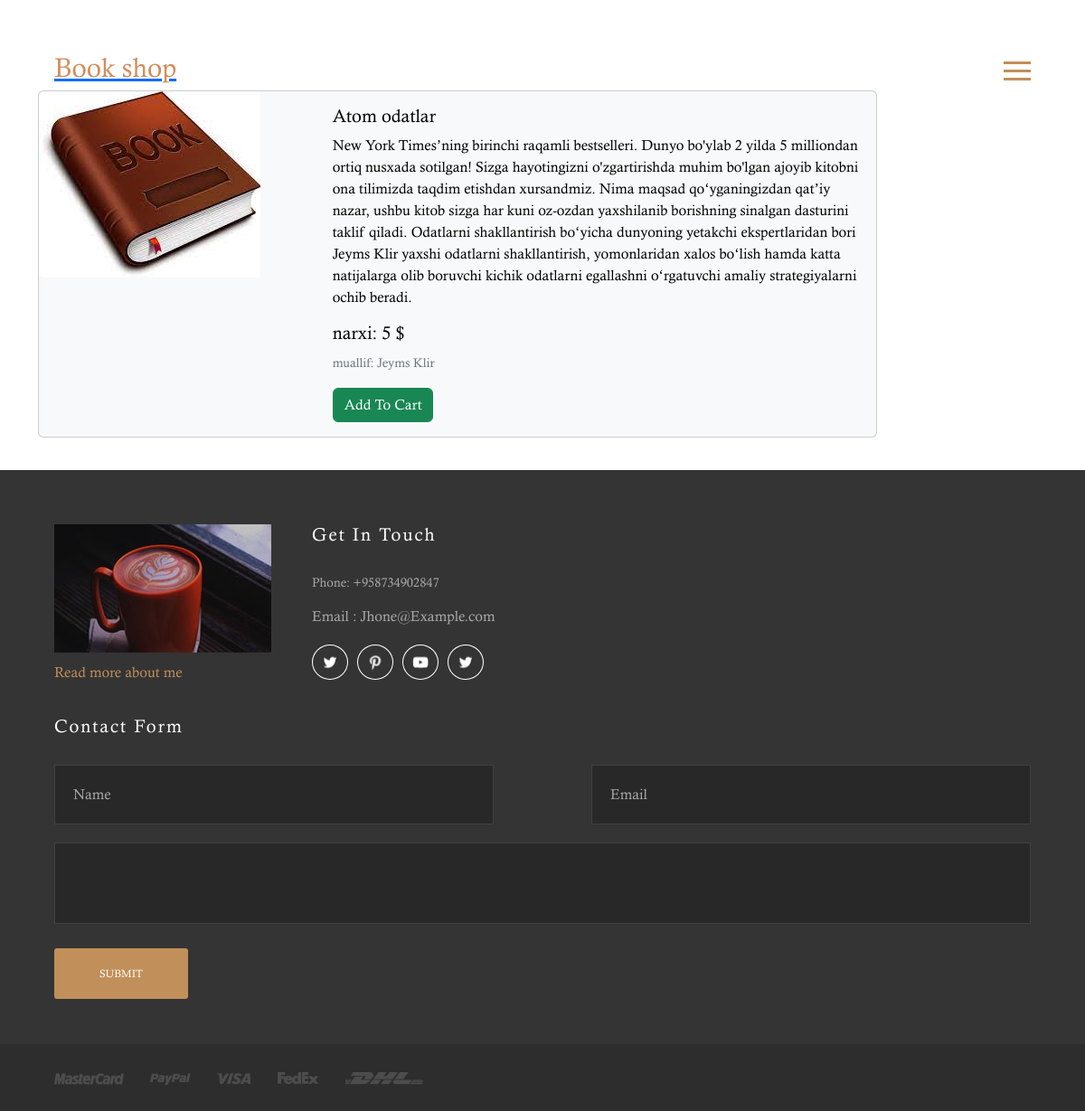
/add/6/, run on the app's committed database.
### book/models.py (models this page shows, shortened)
class Book(models.Model):
    book_name = models.CharField(max_length=200)
    about = models.CharField(max_length=10000)
    price = models.PositiveIntegerField()
    muallif = models.CharField(max_length=200)
    image = models.ImageField(upload_to='images/')

### book/views.py (the view)
# urls.py: path('add/<int:pk>/', AddProducts.as_view(), name='addproduct'),
class AddProducts(DetailView):
    model = Book
    template_name = "addproduct.html"

### templates/addproduct.html (shortened to what this page needs)
<!DOCTYPE html>
<html lang="en">
<head>
	<link rel="stylesheet" href="/static/css/style.css">
	<link rel="stylesheet" href="/static/css/slick.css">
<link href="https://cdn.jsdelivr.net/npm/bootstrap@5.2.0-beta1/dist/css/bootstrap.min.css" rel="stylesheet">
</head>
<body>
	<nav class="site-navigation">
		<div class="site-navigation-inner site-container" >
			<a href="/"><h1 style="color: rgb(210, 141, 92); font-size: 30px;">Book shop</h1></a>
			<div id="myBtn" class="burger-container" onclick="myFunction(this)">
				<div class="bar1"></div>
				<div class="bar2"></div>
				<div class="bar3"></div>
			</div>
		</div>
    </nav>
    <div  class="container align-items-center">
        <div class="card text-bg-light mb-3" style="max-width: 58rem;  top: 100px;">
            <div class="row g-0">
                <div class="col-md-4">
                    <img src="{{ object.image.url }}" class="img-fluid rounded-start" alt="...">
          </div>
          <div class="col-md-8">
            <div class="card-body">
                <h5 class="card-title">{{object.book_name}}</h5>
                <p class="card-text">{{object.about}}</p>
                <h5 class="card-title">narxi: {{object.price}} $</h5>
                <p class="card-text"><small class="text-muted">muallif: {{object.muallif}}</small></p>
                <a href="{% url 'addtocart' object.id %}" class="btn btn-success">Add To Cart</a>
            </div>
        </div>
    </div>
</div>
</div>
<br><br><br><br><br>
<footer class="site-footer">
    <div class="site-container">
        <div class="footer-inner">
            <div class="footer-info">
                <div class="footer-info__left">
                    <img src="/static/images/footer-img.jpg" alt="about me image">
                    <p>Read more about me</p>
                </div>
                <div class="footer-info__right">
                    <h5>Get In Touch</h5>
                    <p class="footer-phone">Phone: +958734902847</p>
                    <p>Email : Jhone@Example.com</p>
                    <div class="social-icons">
                        <a href="#" target="_blank"><img src="/static/images/social-twitter.png" alt="social icon"></a>
                        <a href="#" target="_blank"><img src="/static/images/social-pinterest.png" alt="social icon"></a>
                        <a href="#" target="_blank"><img src="/static/images/social-youtube.png" alt="social icon"></a>
                        <a href="#" target="_blank"><img src="/static/images/social-twitter.png" alt="social icon"></a>
                    </div>
                </div>
            </div>
            <div class="footer-contact-form">
                <h5>Contact Form</h5>
                <form class="contact-form">
                    <div class="contact-form__input">
                        <input type="text" name="name" placeholder="Name">
                        <input type="email" name="email" placeholder="Email">
                    </div>
                    <textarea></textarea>
                    <input type="submit" name="submit" value="Submit" class="submit-button">
                </form>
            </div>
        </div>
    </div>
    <div class="footer-bottom">
        <div class="site-container footer-bottom-inner">
            <div class="footer-bottom__img">
                <img src="/static/images/footer-mastercard.png" alt="footer image">
                <img src="/static/images/footer-paypal.png" alt="footer image">
                <img src="/static/images/footer-visa.png" alt="footer image">
                <img src="/static/images/footer-fedex.png" alt="footer image">
                <img src="/static/images/footer-dhl.png" alt="footer image">
            </div>
        </div>
    </div>
</footer>
</body>
</html>

### static/css/style.css (style rules this page uses)
* { margin: 0; padding: 0; font-family: "Calisto-MT"; }
.site-container { width: 1115px; margin: 0 auto; }
@media (max-width: 1250px) { .site-container { width: 90%; } }
.site-navigation { position: absolute; top: 4.6%; width: 100%; z-index: 2; }
.site-navigation-inner { display: flex; align-items: center; justify-content: space-between; }
.burger-container { cursor: pointer; z-index: 3; }
.bar1, .bar2, .bar3 { width: 30px; height: 3px; background-color: #c18f59; margin: 6px 0; transition: 0.4s; }
.social-icons a { position: relative; border: 1px solid white; border-radius: 50%; padding: 13px 23px; margin-right: 10px; transition: 0.3s ease; }
.social-icons img { position: absolute; left: 50%; top: 50%; transform: translate(-50%, -50%); }
.site-footer { padding-top: 120px; background-color: #343434; }
@media (max-width: 1250px) { .site-footer { padding-top: 60px; } }
.footer-inner { display: flex; justify-content: space-between; padding-bottom: 95px; }
.footer-inner h5 { margin-bottom: 30px; font-size: 20px; letter-spacing: 2px; color: #fff; }
@media (max-width: 1250px) { .footer-inner { padding-bottom: 50px; flex-direction: column; align-items: center; } }
.footer-info { width: 50%; display: flex; }
.footer-info .footer-info__left { margin-right: 45px; }
.footer-info .footer-info__left img { margin-bottom: 10px; }
.footer-info .footer-info__left p { color: #c18f59; }
.footer-info .footer-info__right p { margin-bottom: 15px; color: #aaa; }
.footer-info .footer-info__right .footer-phone { font-size: 14px; }
.footer-info .footer-info__right .social-icons { margin-top: 27px; }
.footer-info .footer-info__right .social-icons a { padding: 9px 19px; }
@media (max-width: 1250px) { .footer-info { width: 100%; margin-bottom: 20px; } }
.footer-contact-form { width: 50%; }
.footer-contact-form .contact-form__input { display: flex; justify-content: space-between; margin-bottom: 20px; }
.footer-contact-form .contact-form__input input { width: 40%; padding: 20px; border: 1px solid #404040; background-color: #282828; color: #c18f59; }
.footer-contact-form .contact-form__input input::placeholder { color: #aaa; }
@media (max-width: 1250px) { .footer-contact-form .contact-form__input input { width: 45%; } }
.footer-contact-form textarea { box-sizing: border-box; height: 90px; width: 100%; margin-bottom: 20px; padding: 20px; border: 1px solid #404040; background-color: #282828; resize: none; color: #c18f59; }
.footer-contact-form .submit-button { padding: 19px 50px; text-transform: uppercase; font-size: 12px; color: #fff; background-color: #c18f59; border: none; border-radius: 3px; cursor: pointer; transition: 0.3s ease; }
@media (max-width: 1250px) { .footer-contact-form { width: 100%; } }
.footer-bottom { padding: 25px 0; background-color: #2d2d2d; }
.footer-bottom-inner { display: flex; justify-content: space-between; }
.footer-bottom-inner .footer-bottom__img img { margin-right: 25px; }
.footer-bottom-inner .footer-bottom__img img:last-child { margin-right: 0; }

### data on the page
Book: image (picture), book_name "Atom odatlar", about "New York Timesʼning birinchi raqamli bestselleri. Dunyo bo'ylab 2 yilda 5 milliondan ortiq nusxada sotilgan! Sizga hayotingizni o'zgartirishda muhim bo'lgan ajoyib kitobni ona tilimizda taqdim etishdan xursandmiz. Nima maqsad qoʻyganingizdan qatʼiy nazar, ushbu kitob sizga har kuni oz-ozdan yaxshilanib borishning sinalgan dasturini taklif qiladi. Odatlarni shakllantirish boʻyicha dunyoning yetakchi ekspertlaridan bori Jeyms Klir yaxshi odatlarni shakllantirish, yomonlaridan xalos boʻlish hamda katta natijalarga olib boruvchi kichik odatlarni egallashni oʻrgatuvchi amaliy strategiyalarni ochib beradi.", price "5", muallif "Jeyms Klir"
